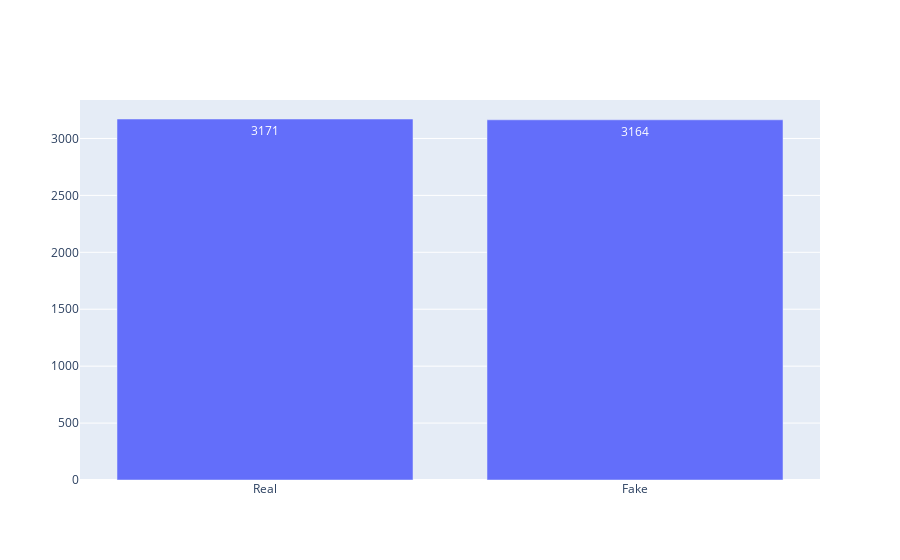

The notebook cell saved with this chart:
### Code cell
#checking for imbalance in the dataset
df.label.value_counts()
i=df.label.value_counts()
fig = go.Figure(data=[go.Bar(
            x=['Real','Fake'], y=i,
            text=i,
            textposition='auto',
        )])

fig.show()

### Figure 1 — Plotly figure (JSON) as saved in the notebook; plotly's stock layout.template omitted (floating-point values rounded to 4 significant figures)
{"data": [{"text": [3171, 3164], "textposition": "auto", "type": "bar", "x": ["Real", "Fake"], "y": [3171, 3164]}], "layout": {}}
